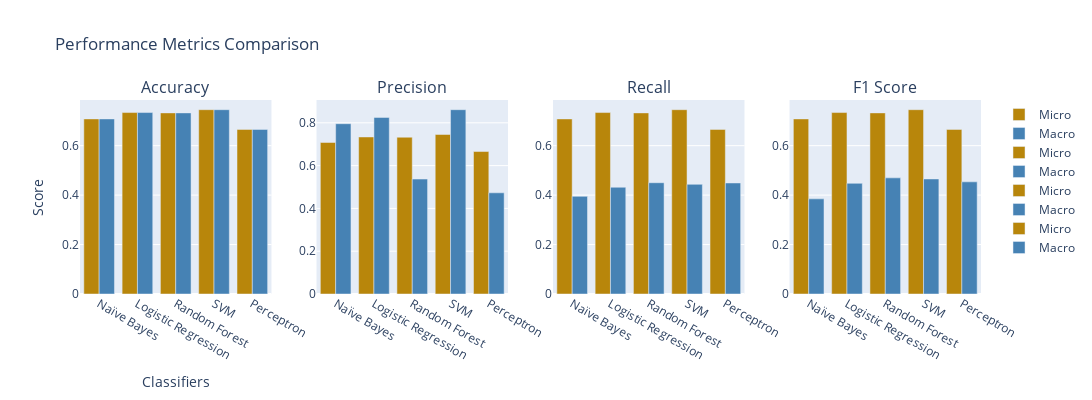

Write notebook code for a chart like this one.
### Code cell
graph_comparison(tfidf_micro,tfidf_macro)

### Figure 1 — Plotly figure (JSON) as saved in the notebook; plotly's stock layout.template omitted (floating-point values rounded to 4 significant figures)
{"data": [{"marker": {"color": "darkgoldenrod"}, "name": "Micro", "type": "bar", "x": ["Naïve Bayes", "Logistic Regression", "Random Forest", "SVM", "Perceptron"], "xaxis": "x", "y": [0.7082, 0.7339, 0.7326, 0.7455, 0.6658], "yaxis": "y"}, {"marker": {"color": "steelblue"}, "name": "Macro", "type": "bar", "x": ["Naïve Bayes", "Logistic Regression", "Random Forest", "SVM", "Perceptron"], "xaxis": "x", "y": [0.7082, 0.7339, 0.7326, 0.7455, 0.6658], "yaxis": "y"}, {"marker": {"color": "darkgoldenrod"}, "name": "Micro", "type": "bar", "x": ["Naïve Bayes", "Logistic Regression", "Random Forest", "SVM", "Perceptron"], "xaxis": "x2", "y": [0.7082, 0.7339, 0.7326, 0.7455, 0.6658], "yaxis": "y2"}, {"marker": {"color": "steelblue"}, "name": "Macro", "type": "bar", "x": ["Naïve Bayes", "Logistic Regression", "Random Forest", "SVM", "Perceptron"], "xaxis": "x2", "y": [0.7958, 0.8252, 0.5371, 0.8613, 0.4729], "yaxis": "y2"}, {"marker": {"color": "darkgoldenrod"}, "name": "Micro", "type": "bar", "x": ["Naïve Bayes", "Logistic Regression", "Random Forest", "SVM", "Perceptron"], "xaxis": "x3", "y": [0.7082, 0.7339, 0.7326, 0.7455, 0.6658], "yaxis": "y3"}, {"marker": {"color": "steelblue"}, "name": "Macro", "type": "bar", "x": ["Naïve Bayes", "Logistic Regression", "Random Forest", "SVM", "Perceptron"], "xaxis": "x3", "y": [0.395, 0.4318, 0.4501, 0.4436, 0.4491], "yaxis": "y3"}, {"marker": {"color": "darkgoldenrod"}, "name": "Micro", "type": "bar", "x": ["Naïve Bayes", "Logistic Regression", "Random Forest", "SVM", "Perceptron"], "xaxis": "x4", "y": [0.7082, 0.7339, 0.7326, 0.7455, 0.6658], "yaxis": "y4"}, {"marker": {"color": "steelblue"}, "name": "Macro", "type": "bar", "x": ["Naïve Bayes", "Logistic Regression", "Random Forest", "SVM", "Perceptron"], "xaxis": "x4", "y": [0.3849, 0.4477, 0.4697, 0.4654, 0.4537], "yaxis": "y4"}], "layout": {"annotations": [{"font": {"size": 16}, "showarrow": false, "text": "Accuracy", "x": 0.1062, "xanchor": "center", "xref": "paper", "y": 1, "yanchor": "bottom", "yref": "paper"}, {"font": {"size": 16}, "showarrow": false, "text": "Precision", "x": 0.3688, "xanchor": "center", "xref": "paper", "y": 1, "yanchor": "bottom", "yref": "paper"}, {"font": {"size": 16}, "showarrow": false, "text": "Recall", "x": 0.6313, "xanchor": "center", "xref": "paper", "y": 1, "yanchor": "bottom", "yref": "paper"}, {"font": {"size": 16}, "showarrow": false, "text": "F1 Score", "x": 0.8938, "xanchor": "center", "xref": "paper", "y": 1, "yanchor": "bottom", "yref": "paper"}], "height": 400, "title": {"text": "Performance Metrics Comparison"}, "width": 1200, "xaxis": {"anchor": "y", "domain": [0, 0.2125], "title": {"text": "Classifiers"}}, "xaxis2": {"anchor": "y2", "domain": [0.2625, 0.475]}, "xaxis3": {"anchor": "y3", "domain": [0.525, 0.7375]}, "xaxis4": {"anchor": "y4", "domain": [0.7875, 1]}, "yaxis": {"anchor": "x", "domain": [0, 1], "title": {"text": "Score"}}, "yaxis2": {"anchor": "x2", "domain": [0, 1]}, "yaxis3": {"anchor": "x3", "domain": [0, 1]}, "yaxis4": {"anchor": "x4", "domain": [0, 1]}}}
